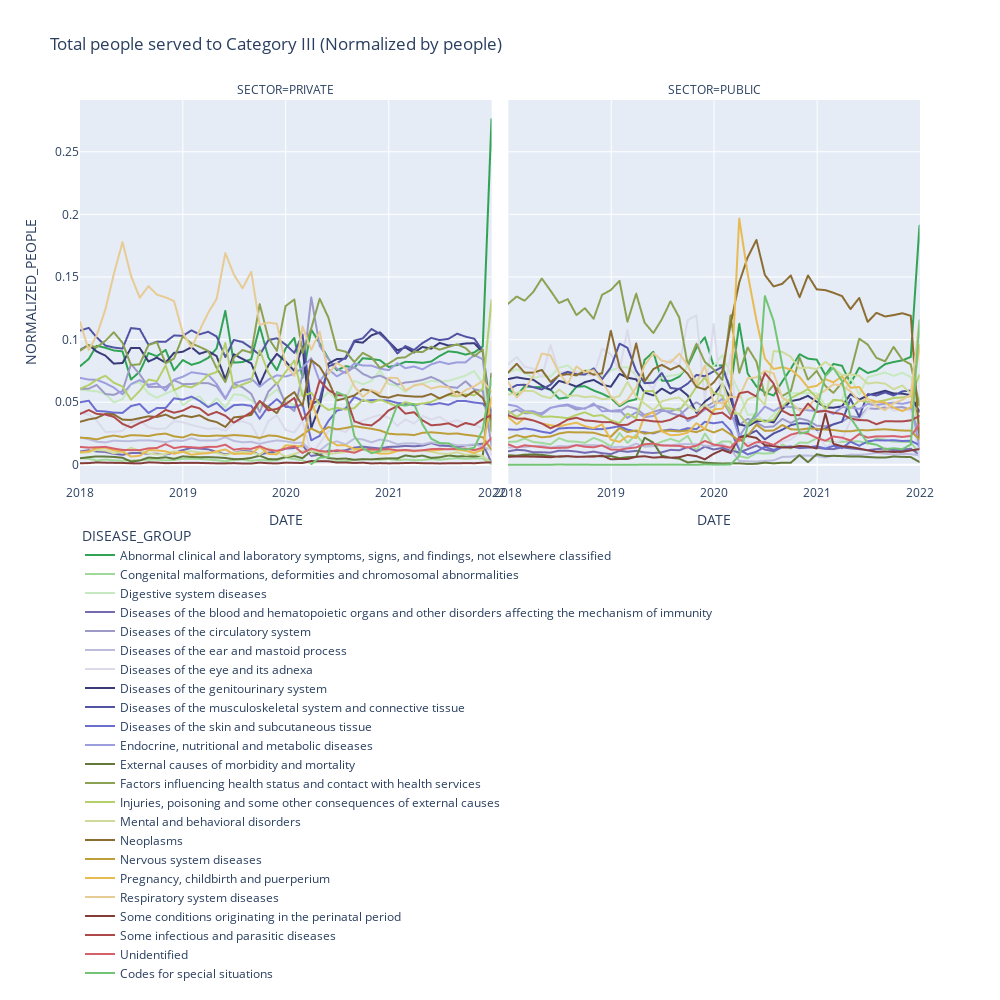

Notebook code for this chart:
### Code cell
fig = px.line(data_temp, 
                 x="DATE", 
                 y="NORMALIZED_PEOPLE", 
                 color="DISEASE_GROUP", 
                 facet_col="SECTOR",
                 width=1000, height=1000,
                 color_discrete_map = dict_colors,
                 title='Total people served to Category ' + CATEGORIA_STUDIO + ' (Normalized by people)'
             )


fig.update_layout(legend=dict(yanchor="top",
                              y=-0.1,
                              xanchor="left",
                              x=0
                             ),
                  showlegend=True
                 )

fig.show()
fig.write_html("figures/Sector_Normalized_People_Cat-"+CATEGORIA_STUDIO+"_line.html")
